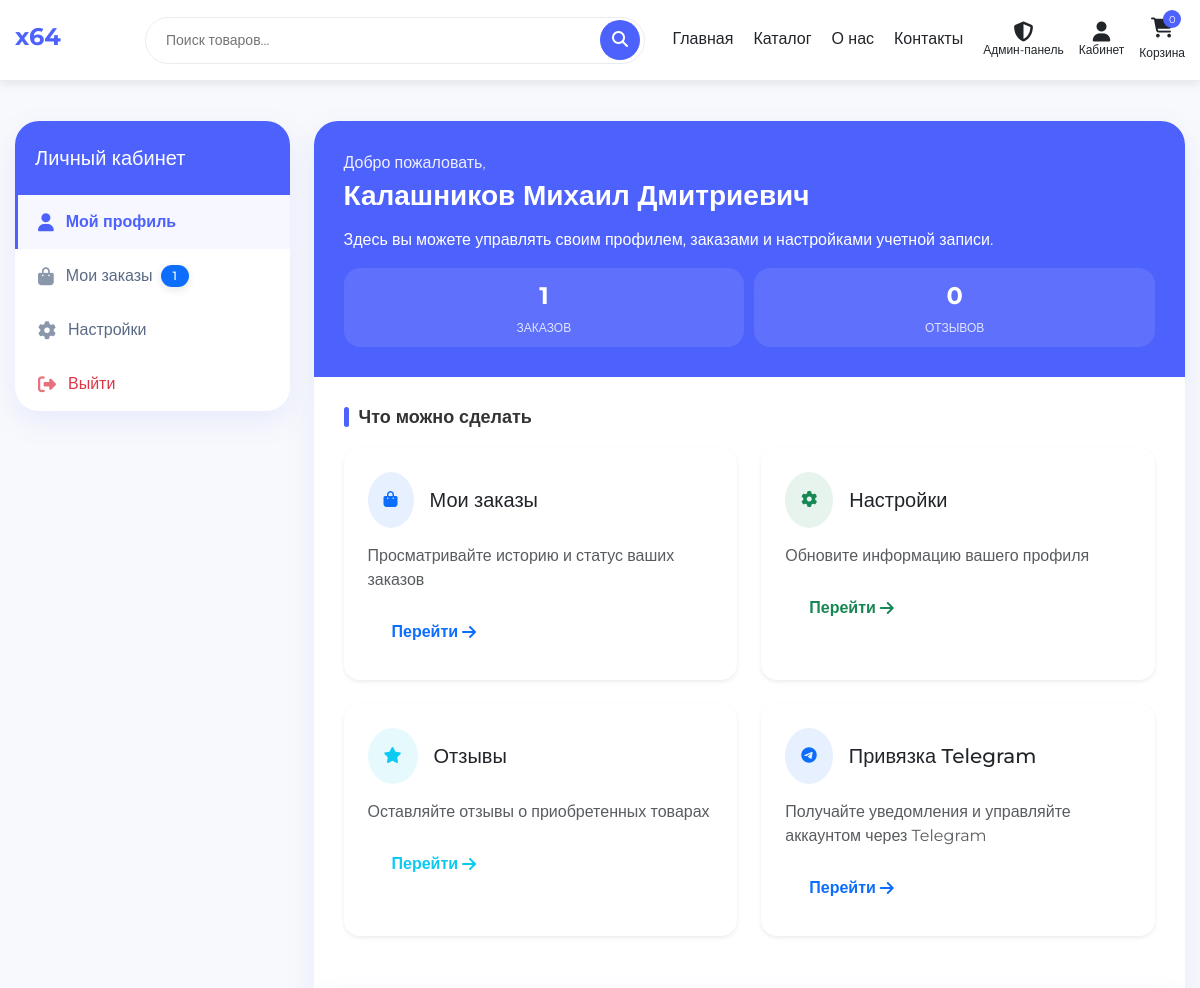
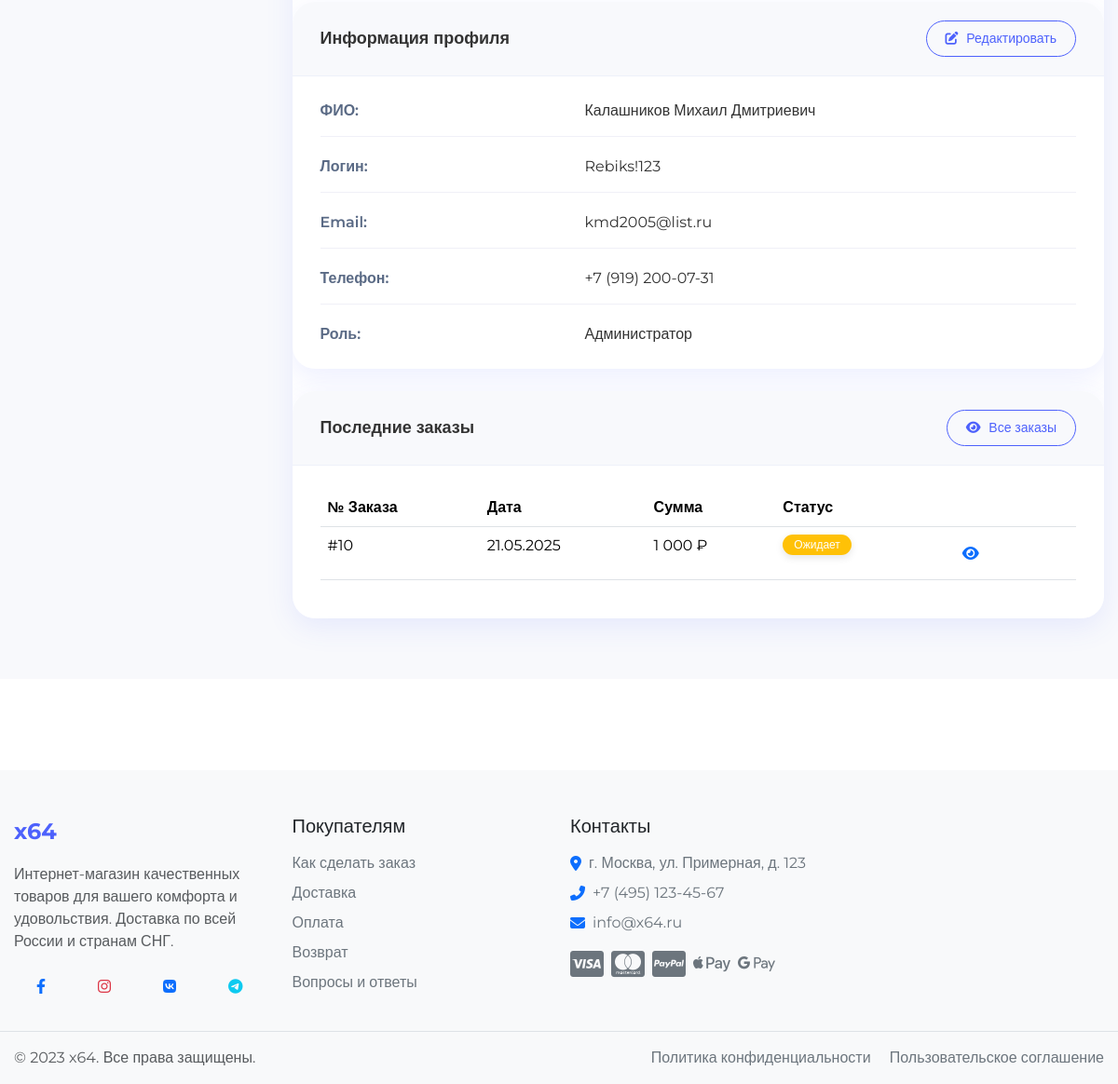
The app's page /account/profile.php (signed in) with its own data (2 pictures, top to bottom).
### tables this page shows
CREATE TABLE `users` (
  `id` int NOT NULL,
  `fullname` varchar(255) NOT NULL COMMENT 'ФИО пользователя (отчество не обязательно)',
  `email` varchar(255) NOT NULL COMMENT 'Электронная почта пользователя',
  `phone` varchar(20) NOT NULL COMMENT 'Номер телефона пользователя',
  `login` varchar(255) NOT NULL COMMENT 'Логин пользователя для входа в систему',
  `password` varchar(255) NOT NULL COMMENT 'Хешированный пароль пользователя',
  `role` varchar(20) NOT NULL DEFAULT 'user' COMMENT 'Роль пользователя (по умолчанию "user")',
  `telegram_id` varchar(50) DEFAULT NULL COMMENT 'ID пользователя в Telegram',
  `telegram_username` varchar(100) DEFAULT NULL COMMENT 'Username пользователя в Telegram',
  `telegram_verification_code` varchar(10) DEFAULT NULL COMMENT 'Код для подтверждения привязки Telegram',
  `telegram_code_expires` timestamp NULL DEFAULT NULL COMMENT 'Время истечения кода подтверждения'
);

CREATE TABLE `orders` (
  `id` int NOT NULL,
  `user_id` int DEFAULT NULL,
  `session_id` varchar(255) DEFAULT NULL,
  `fullname` varchar(255) NOT NULL,
  `email` varchar(255) NOT NULL,
  `phone` varchar(50) NOT NULL,
  `region` varchar(255) DEFAULT NULL,
  `city` varchar(255) NOT NULL,
  `address` text NOT NULL,
  `postal_code` varchar(20) DEFAULT NULL,
  `payment_method` varchar(50) NOT NULL,
  `delivery_method` varchar(50) NOT NULL,
  `delivery_cost` decimal(10,2) NOT NULL DEFAULT '0.00',
  `total_amount` decimal(10,2) NOT NULL,
  `status` varchar(50) NOT NULL DEFAULT 'pending',
  `comment` text,
  `cancel_reason` text,
  `created_at` timestamp NOT NULL DEFAULT CURRENT_TIMESTAMP,
  `updated_at` timestamp NOT NULL DEFAULT CURRENT_TIMESTAMP ON UPDATE CURRENT_TIMESTAMP
);

### includes/config/db_functions.php (called while the page is built, shortened)
<?php
function getUserById($user_id) {
    global $conn;
    $sql = "SELECT id, fullname, email, phone, login, role FROM users WHERE id = " . (int)$user_id;
    $result = mysqli_query($conn, $sql);
    if (mysqli_num_rows($result) > 0) {
        return mysqli_fetch_assoc($result);
    }
    return null;
}
function getUserOrders($user_id, $limit = null, $offset = null) {
    global $conn;
    $sql = "SELECT * FROM `orders` WHERE `user_id` = " . (int)$user_id . " ORDER BY `created_at` DESC";
    $result = mysqli_query($conn, $sql);
    $orders = [];
    if (mysqli_num_rows($result) > 0) {
        while ($row = mysqli_fetch_assoc($result)) {
            $orders[] = $row;
        }
    }
    return $orders;
}

### account/profile.php (the view, shortened to what this page needs)
<?php
require_once '../includes/config/db_functions.php';
include_once '../includes/header/header.php';
$user_id = $_SESSION['user_id'];
$user = getUserById($user_id);
$orders = getUserOrders($user_id);
$orderCount = count($orders);
$reviewCount = 0;
?>
<section class="profile-section">
    <div class="profile-container">
        <div class="row">
            <div class="col-lg-3 col-md-4 mb-4">
                <div class="profile-card profile-sidebar">
                    <div class="profile-menu-header">
                        <h5 class="mb-0">Личный кабинет</h5>
                    </div>
                    <ul class="profile-menu">
                        <li class="profile-menu-item active">
                            <a href="profile.php">
                                <i class="fas fa-user"></i>
                                Мой профиль
                            </a>
                        </li>
                        <li class="profile-menu-item">
                            <a href="orders.php">
                                <i class="fas fa-shopping-bag"></i>
                                Мои заказы
                                <?php if ($orderCount > 0): ?>
                                <span class="badge rounded-pill bg-primary ms-2"><?php echo $orderCount; ?></span>
                                <?php endif; ?>
                            </a>
                        </li>
                        <li class="profile-menu-item">
                            <a href="settings.php">
                                <i class="fas fa-cog"></i>
                                Настройки
                            </a>
                        </li>
                        <li class="profile-menu-item logout">
                            <a href="logout.php">
                                <i class="fas fa-sign-out-alt"></i>
                                Выйти
                            </a>
                        </li>
                    </ul>
                </div>
            </div>
            <div class="col-lg-9 col-md-8">
                <div class="profile-main-card">
                    <div class="profile-header">
                        <p class="profile-welcome">Добро пожаловать,</p>
                        <h2 class="profile-name"><?php echo htmlspecialchars($user['fullname']); ?></h2>
                        <p>Здесь вы можете управлять своим профилем, заказами и настройками учетной записи.</p>
                        <div class="profile-stats">
                            <div class="stat-item">
                                <div class="stat-value"><?php echo $orderCount; ?></div>
                                <div class="stat-label">Заказов</div>
                            </div>
                            <div class="stat-item">
                                <div class="stat-value"><?php echo $reviewCount; ?></div>
                                <div class="stat-label">Отзывов</div>
                            </div>
                        </div>
                    </div>
                    <div class="profile-body">
                        <div class="profile-content">
                            <h4 class="profile-section-title">Что можно сделать</h4>
                            <div class="row">
                                <div class="col-md-6 mb-4">
                                    <div class="card h-100 border-0 rounded-4 shadow-sm">
                                        <div class="card-body p-4">
                                            <div class="d-flex align-items-center mb-3">
                                                <div class="rounded-circle bg-primary bg-opacity-10 p-3 me-3">
                                                    <i class="fas fa-shopping-bag text-primary"></i>
                                                </div>
                                                <h5 class="card-title mb-0">Мои заказы</h5>
                                            </div>
                                            <p class="card-text text-muted">Просматривайте историю и статус ваших заказов</p>
                                            <a href="orders.php" class="btn btn-sm btn-outline-primary rounded-pill">Перейти <i class="fas fa-arrow-right ms-1"></i></a>
                                        </div>
                                    </div>
                                </div>
                                <div class="col-md-6 mb-4">
                                    <div class="card h-100 border-0 rounded-4 shadow-sm">
                                        <div class="card-body p-4">
                                            <div class="d-flex align-items-center mb-3">
                                                <div class="rounded-circle bg-success bg-opacity-10 p-3 me-3">
                                                    <i class="fas fa-cog text-success"></i>
                                                </div>
                                                <h5 class="card-title mb-0">Настройки</h5>
                                            </div>
                                            <p class="card-text text-muted">Обновите информацию вашего профиля</p>
                                            <a href="settings.php" class="btn btn-sm btn-outline-success rounded-pill">Перейти <i class="fas fa-arrow-right ms-1"></i></a>
                                        </div>
                                    </div>
                                </div>
                                <div class="col-md-6 mb-4">
                                    <div class="card h-100 border-0 rounded-4 shadow-sm">
                                        <div class="card-body p-4">
                                            <div class="d-flex align-items-center mb-3">
                                                <div class="rounded-circle bg-info bg-opacity-10 p-3 me-3">
                                                    <i class="fas fa-star text-info"></i>
                                                </div>
                                                <h5 class="card-title mb-0">Отзывы</h5>
                                            </div>
                                            <p class="card-text text-muted">Оставляйте отзывы о приобретенных товарах</p>
                                            <a href="#" class="btn btn-sm btn-outline-info rounded-pill">Перейти <i class="fas fa-arrow-right ms-1"></i></a>
                                        </div>
                                    </div>
                                </div>
                                <div class="col-md-6 mb-4">
                                    <div class="card h-100 border-0 rounded-4 shadow-sm">
                                        <div class="card-body p-4">
                                            <div class="d-flex align-items-center mb-3">
                                                <div class="rounded-circle bg-primary bg-opacity-10 p-3 me-3">
                                                    <i class="fab fa-telegram-plane text-primary"></i>
                                                </div>
                                                <h5 class="card-title mb-0">Привязка Telegram</h5>
                                            </div>
                                            <p class="card-text text-muted">Получайте уведомления и управляйте аккаунтом через Telegram</p>
                                            <a href="telegram.php" class="btn btn-sm btn-outline-primary rounded-pill">Перейти <i class="fas fa-arrow-right ms-1"></i></a>
                                        </div>
                                    </div>
                            </div>
                        </div>
                    </div>
                </div>
                <div class="profile-info-card">
                    <div class="profile-info-header">
                        <h5 class="profile-info-title">Информация профиля</h5>
                        <a href="settings.php" class="profile-edit-btn">
                            <i class="fas fa-edit"></i> Редактировать
                        </a>
                    </div>
                    <div class="profile-info-body">
                        <div class="profile-info-row">
                            <div class="profile-info-label">ФИО:</div>
                            <div class="profile-info-value"><?php echo htmlspecialchars($user['fullname']); ?></div>
                        </div>
                        <div class="profile-info-row">
                            <div class="profile-info-label">Логин:</div>
                            <div class="profile-info-value"><?php echo htmlspecialchars($user['login']); ?></div>
                        </div>
                        <div class="profile-info-row">
                            <div class="profile-info-label">Email:</div>
                            <div class="profile-info-value"><?php echo htmlspecialchars($user['email']); ?></div>
                        </div>
                        <div class="profile-info-row">
                            <div class="profile-info-label">Телефон:</div>
                            <div class="profile-info-value"><?php echo htmlspecialchars($user['phone']); ?></div>
                        </div>
                        <div class="profile-info-row">
                            <div class="profile-info-label">Роль:</div>
                            <div class="profile-info-value"><?php echo htmlspecialchars($user['role']); ?></div>
                        </div>
                    </div>
                </div>
                <?php if ($orderCount > 0): ?>
                <div class="profile-info-card mt-4">
                    <div class="profile-info-header">
                        <h5 class="profile-info-title">Последние заказы</h5>
                        <a href="orders.php" class="profile-edit-btn">
                            <i class="fas fa-eye"></i> Все заказы
                        </a>
                    </div>
                    <div class="profile-info-body">
                        <div class="table-responsive">
                            <table class="table table-hover">
                                <thead>
                                    <tr>
                                        <th>№ Заказа</th>
                                        <th>Дата</th>
                                        <th>Сумма</th>
                                        <th>Статус</th>
                                        <th></th>
                                    </tr>
                                </thead>
                                <tbody>
                                    <?php
                                    $recentOrders = array_slice($orders, 0, 3);
                                    foreach ($recentOrders as $order):
                                        $statusClass = '';
                                        $statusText = '';
                                        switch($order['status']) {
                                            case 'pending':
                                                $statusClass = 'bg-warning';
                                                $statusText = 'Ожидает';
                                                break;
                                        }
                                    ?>
                                    <tr>
                                        <td>#<?php echo $order['id']; ?></td>
                                        <td><?php echo date('d.m.Y', strtotime($order['created_at'])); ?></td>
                                        <td><?php echo number_format($order['total_amount'], 0, ',', ' '); ?> ₽</td>
                                        <td><span class="badge <?php echo $statusClass; ?>"><?php echo $statusText; ?></span></td>
                                        <td>
                                            <a href="view_order.php?id=<?php echo $order['id']; ?>" class="btn btn-sm btn-outline-primary">
                                                <i class="fas fa-eye"></i>
                                            </a>
                                        </td>
                                    </tr>
                                    <?php endforeach; ?>
                                </tbody>
                            </table>
                        </div>
                    </div>
                </div>
                <?php endif; ?>
            </div>
        </div>
    </div>
</section>
<?php
include_once '../includes/footer/footer.php';
?>

### css/components/home.css (style rules this page uses)
.badge { padding: 5px 10px; border-radius: 20px; font-size: 12px; font-weight: 600; display: inline-block; animation: badge-pulse 2s infinite; max-width: 100px; box-shadow: 0 2px 5px rgba(0, 0, 0, 0.1); overflow: hidden; text-overflow: ellipsis; white-space: nowrap; }
.d-flex { display: flex; }
.align-items-center { align-items: center; }
.h-100 { height: 100%; }
.mb-3 { margin-bottom: 1rem; }
.mb-4 { margin-bottom: 1.5rem; }
.mt-4 { margin-top: 1.5rem; }
.p-3 { padding: 1rem; }
.p-4 { padding: 1.5rem; }

### records on screen
users: fullname "Калашников Михаил Дмитриевич", login "Rebiks!123", email "kmd2005@list.ru", phone "+7 (919) 200-07-31", role "Администратор"
orders: id "10", created_at "21.05.2025", total_amount "1 000", status "Ожидает"

### other values on screen
$orderCount "1"
$reviewCount "0"
